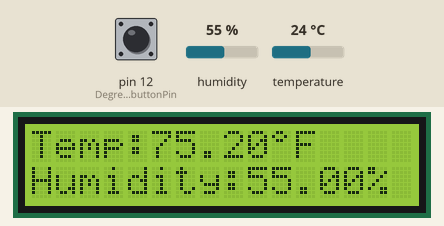
This sketch was run on a simulated Arduino Uno, built with avr-gcc and run on an emulated ATmega328P. Shown: 16×2 character LCD. The inputs (shaded band) are chosen by the test bench; at power-on: pin 12 (Degree_buttonPin) HIGH, humidity 55 %, temperature 24 °C.

Above: at 3.7 s.
3.8 s: pin 12 (Degree_buttonPin) pulled LOW for 3 s
At 7.1 s:
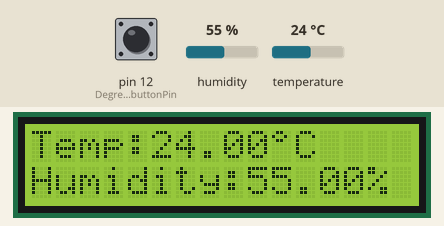
10.8 s: humidity set to 22 %
At 13.7 s:
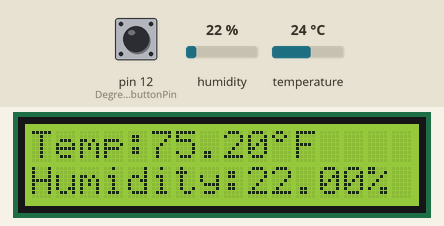
17.0 s: temperature set to 12 °C
At 19.2 s:
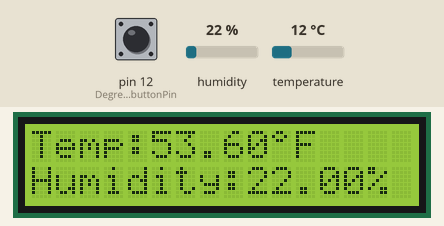
23.2 s: pin 12 (Degree_buttonPin) pulled LOW for 3 s
At 25.9 s:
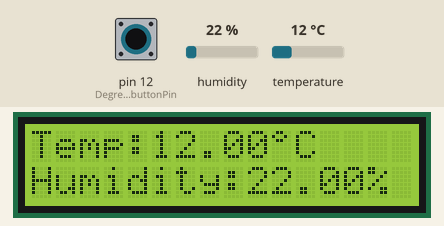
29.4 s: humidity set to 40 %
At 32.5 s:
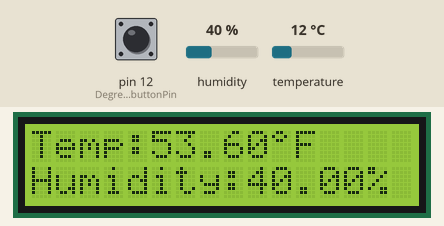
35.6 s: temperature set to 19 °C
At 38.0 s:
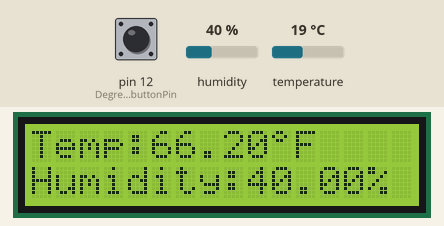
Timing chart, 0 to 39.5 s (numbered marks = the images above; inputs shaded):
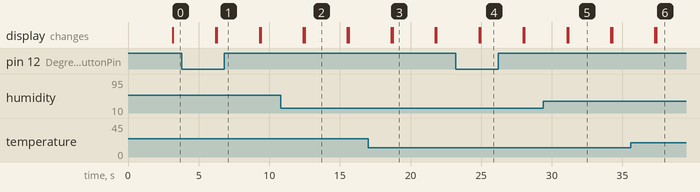

The sketch:

Lab04-ex3.ino
```cpp
#include <LiquidCrystal.h>
#include "DHT.h"
#define DHTPIN 8
#define DHTTYPE DHT11
DHT dht(DHTPIN, DHTTYPE);
const int  Degree_buttonPin = 12;

byte degree[8] = {
  B01100,
  B10010,
  B01100,
  B00000,
  B00000,
  B00000,
  B00000,
  B00000,
};
LiquidCrystal lcd(2, 3, 4, 5, 6, 7);

void setup() {
  lcd.begin(16, 2);
  lcd.createChar(7, degree);
  dht.begin();
  pinMode( Degree_buttonPin , INPUT_PULLUP);
}

void loop() {
  delay(3000);
  lcd.clear();
  float humi = dht.readHumidity();
  delay(20);
  float temp = dht.readTemperature();
  delay(20);
  float tempF = dht.convertCtoF(temp);
  delay(20);
  float tempC = dht.convertFtoC(tempF);
  delay(20);

  int val = digitalRead(Degree_buttonPin);
  lcd.setCursor(0, 0);
  lcd.print("Temp:");

  if (val != 0) {
    lcd.print(tempF);
    lcd.write(7);
    lcd.print("F");

  }
  else {
    lcd.print(tempC);
    lcd.write(7);
    lcd.print("C");

  }

  lcd.setCursor(0, 1);
  lcd.print("Humidity:");
  lcd.print(humi);
  lcd.print(char(37));

}
```

Measured:
- after the input at 3.8 s, the display: first differs from a run without the input after 2.5 s (image 1)
- after the input at 10.8 s, the display: first differs from a run without the input after 1.7 s (image 2)
- after the input at 17.0 s, the display: first differs from a run without the input after 1.7 s (image 3)
- after the input at 23.2 s, the display: first differs from a run without the input after 1.7 s (image 4)
- after the input at 29.4 s, the display: first differs from a run without the input after 1.8 s (image 5)
- after the input at 35.6 s, the display: first differs from a run without the input after 1.8 s (image 6)
- what the display in image 2 shows lasts 3.0 s, from 12.5 s to 15.5 s
